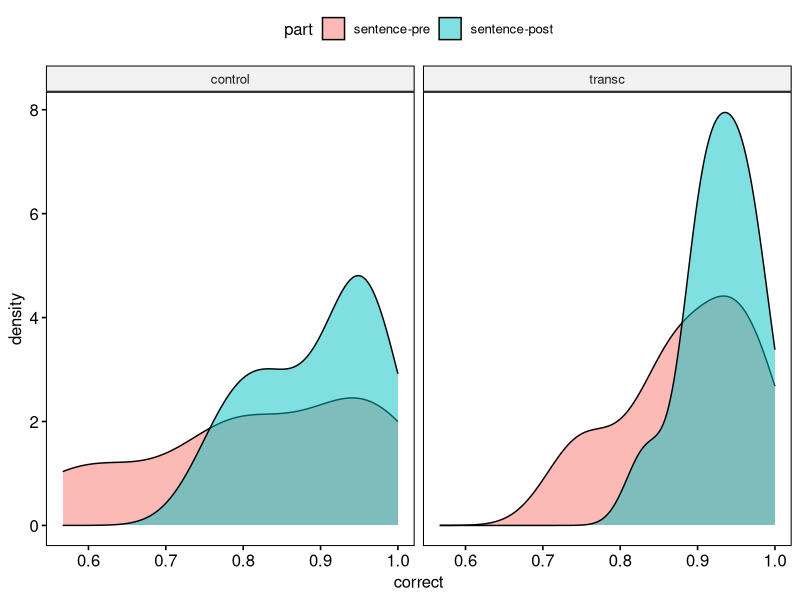
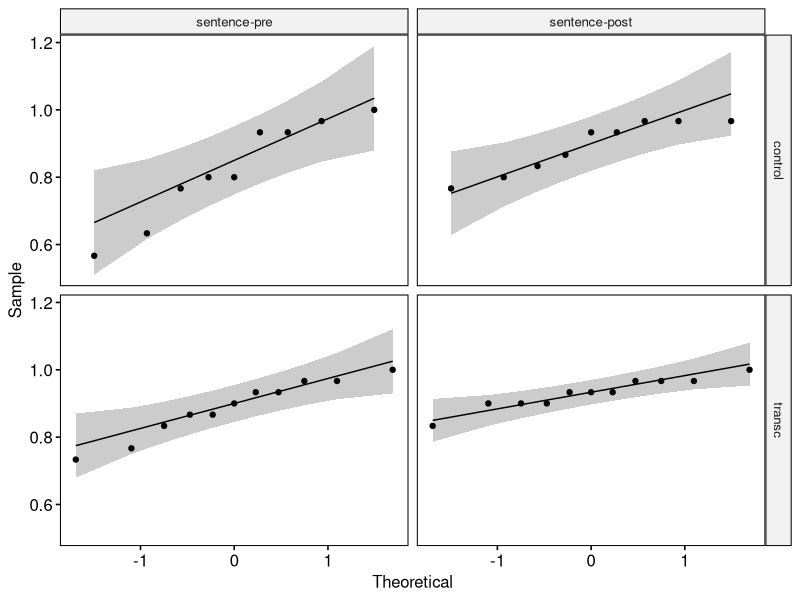
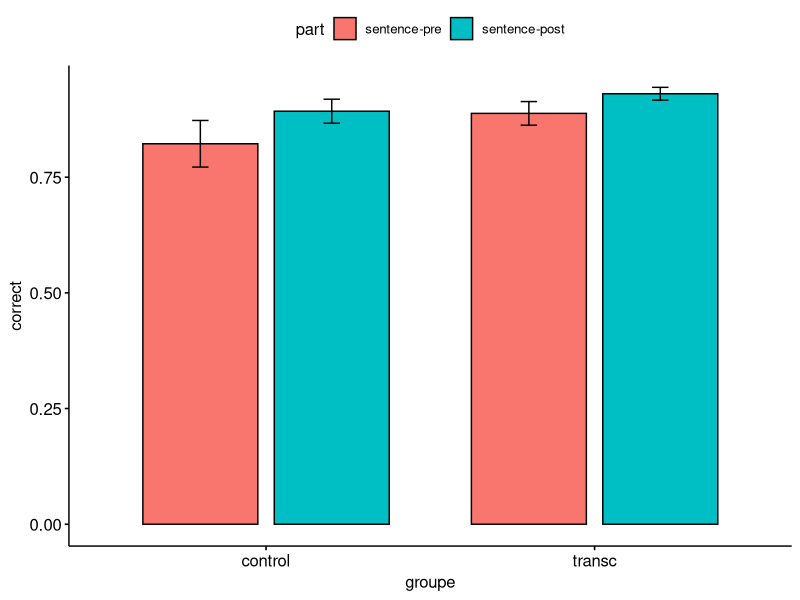
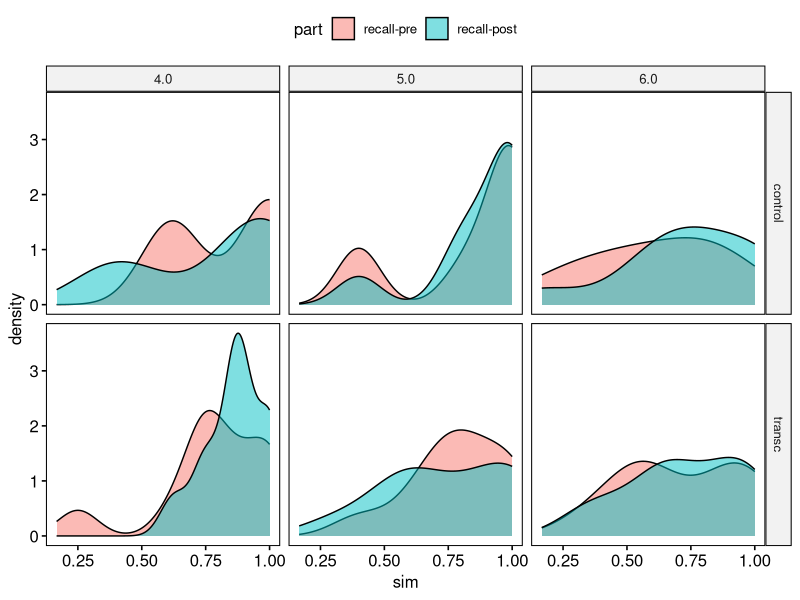
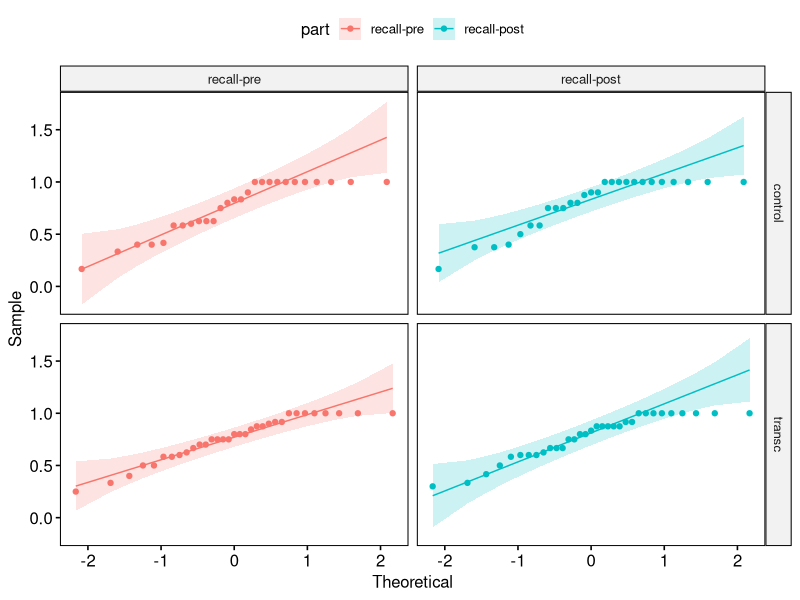
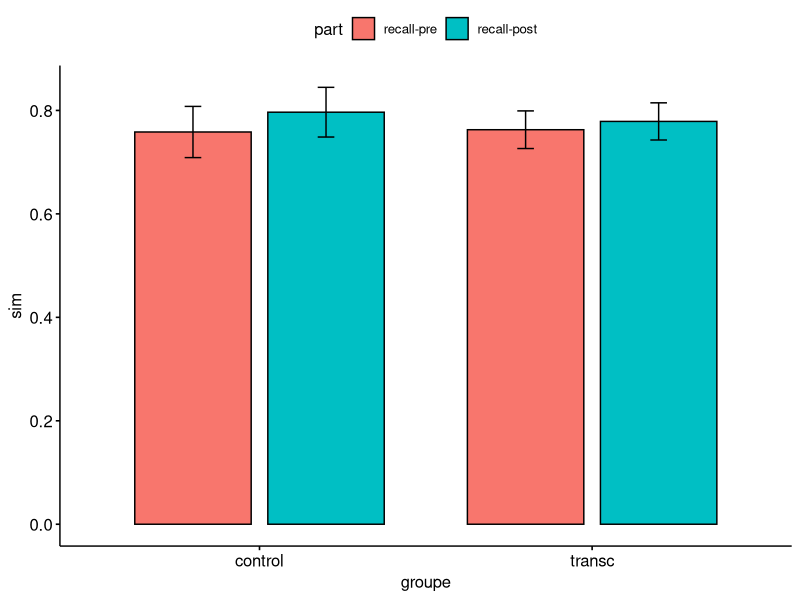
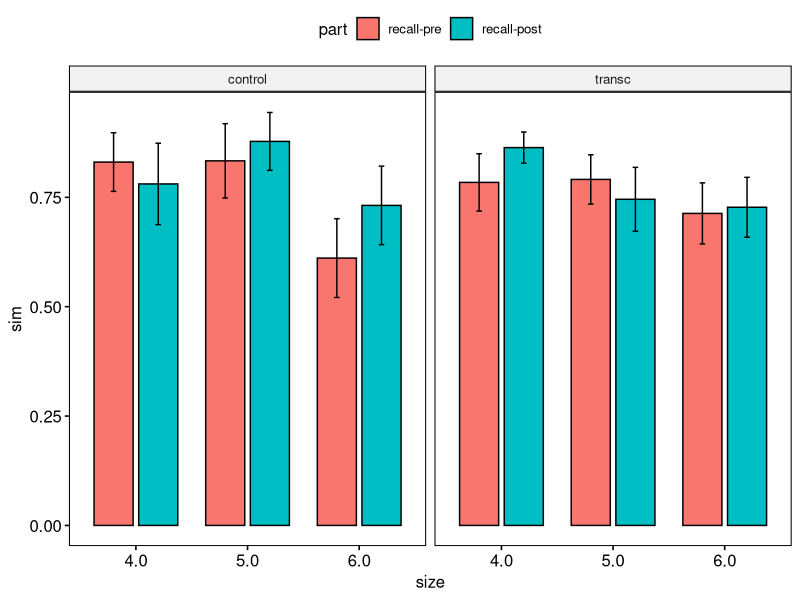
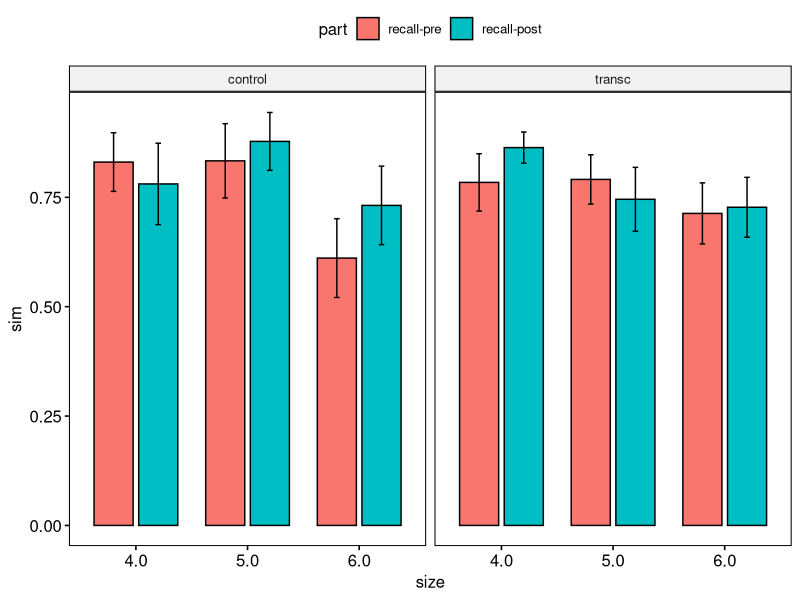

Source code (R) for these figures, in order:
## ---- chunk 1

library(tidyverse)
library(ggpubr)
library(rstatix)

## ---- chunk 2

rspan <- read.csv2("data/rspan_dist.csv", sep = ",", fileEncoding="UTF-8-BOM")
rspan$part <- factor(rspan$part, levels = c("sentence-pre", "sentence-post", "recall-pre", "recall-post"))
rspan$size <- factor(rspan$size, levels = c("4.0", "5.0", "6.0"))
rspan$sim <- as.numeric(rspan$sim)
rspan$dsit <- as.numeric(rspan$dist)

rspan <- rspan %>%
  filter(subject_id != 4) %>%
  filter(subject_id != 30)

recall <- rspan %>%
  filter(part != 'sentence-pre') %>%
  filter(part != 'sentence-post')

sent <- rspan %>%
  filter(part != 'recall-pre') %>%
  filter(part != 'recall-post')

sent <- sent %>%
  group_by(groupe, part, subject_id) %>%
  summarise(correct = mean(correct)) 

sent %>%
  get_summary_stats(correct, type = "mean_sd")


## ---- chunk 3
recall <- recall %>%
  group_by(groupe, subject_id, part, size) %>%
  summarise(sim = mean(sim))

recall %>%
  group_by(groupe, part, size) %>%
  get_summary_stats(sim, type = "mean_sd")

## ---- chunk 4

ggdensity(sent, x = "correct", fill = "part", facet.by = "groupe")
ggqqplot(sent, x="correct", facet.by = c("groupe", "part"))

## ---- chunk 5

ggbarplot(sent, x = "groupe", y = "correct", fill = "part", add = "mean_se", position = position_dodge(0.8))

## ---- chunk 6

ggdensity(recall, x = "sim", fill = "part", facet.by = c("groupe", "size"))
ggqqplot(recall, x = "sim", color = "part", facet.by = c("groupe", "part"))

## ---- chunk 7
recall %>%
  group_by(groupe, part) %>%
  shapiro_test(sim)
## ---- chunk 8

ggbarplot(recall, x = "groupe", y = "sim", fill = "part", add = "mean_se", position = position_dodge(0.8))

## ---- chunk 9

ggbarplot(recall, x = "size", y = "sim", fill = "part", add = "mean_se", position = position_dodge(0.8), facet.by = "groupe")

## ---- chunk 10
sent_ind <- sent %>%
  group_by(groupe, subject_id, part) %>%
  summarise_if(is.numeric, mean)

sent_ind %>%
  ungroup%>%
  anova_test(dv = correct, wid = subject_id, between = groupe, within = part) %>%
  get_anova_table()

## ---- chunk 11
sent_ind %>%
  group_by(groupe) %>%
  anova_test(dv = correct, wid = subject_id, within = part) %>%
  get_anova_table()
## ---- chunk 12
sent_rec <- recall %>%
  group_by(groupe, subject_id, part) %>%
  summarise_if(is.numeric, mean)

sent_rec %>%
  ungroup%>%
  anova_test(dv = sim, wid = subject_id, between = groupe, within = part) %>%
  get_anova_table()
## ---- chunk 13
sent_rec %>%
  group_by(groupe) %>%
  anova_test(dv = sim, wid = subject_id, within = part) %>%
  get_anova_table()
## ---- chunk 14
rec_size <- recall %>%
  group_by(groupe, subject_id, part, size) %>%
  summarise(sim = mean(sim))

rec_size %>%
  ungroup %>%
  group_by(groupe) %>%
  anova_test(dv = sim, within = c(size, part), wid = subject_id) %>%
  get_anova_table()
## ---- chunk 15
rec_size %>%
  ungroup %>%
  group_by(groupe, part) %>%
  anova_test(dv = sim, within = size, wid = subject_id) %>%
  get_anova_table()
## ---- chunk 16
rec_size %>%
  ungroup %>%
  group_by(groupe, size) %>%
  pairwise_t_test(sim ~ part, paired = T) 
## ---- chunk 17

ggbarplot(rec_size, x = "size", y = "sim", fill = "part", add = "mean_se", position = position_dodge(0.8), facet.by = "groupe")

## ---- chunk 18
rec_cor_transc <- rec_size %>%
  group_by(groupe, subject_id, part) %>%
  summarise(sim = mean(sim)) %>%
  pivot_wider(names_from = part, values_from = sim) %>%
  ungroup %>%
  filter(groupe == "transc")

cor.test(rec_cor_transc$`recall-post`, rec_cor_transc$`recall-pre`)

## ---- chunk 19
rec_cor_cont <- rec_size %>%
  group_by(groupe, subject_id, part) %>%
  summarise(sim = mean(sim)) %>%
  pivot_wider(names_from = part, values_from = sim) %>%
  ungroup %>%
  filter(groupe == "control")

cor.test(rec_cor_cont$`recall-post`, rec_cor_cont$`recall-pre`)

## ---- chunk 20
recall_ind <- recall %>%
  group_by(groupe, subject_id, part) %>%
  get_summary_stats(sim, type = "mean_sd")

write.csv(recall_ind, "data/recall_ind.csv")
